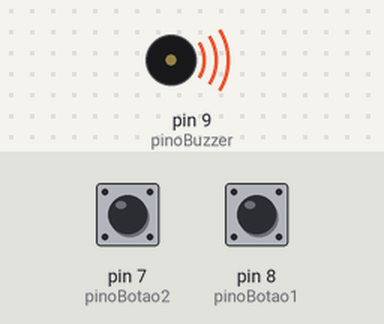
The sketch below on a simulated Arduino Uno, built with avr-gcc and run on an emulated ATmega328P. Shown: buzzer (waves = sounding). Inputs (shaded band) come from the test bench; at power-on: pin 7 (pinoBotao2) HIGH, pin 8 (pinoBotao1) HIGH.

Above: at 0.5 s.
Timing chart, 0 to 4.6 s (numbered marks = the images above):
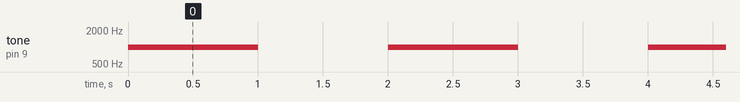

The sketch:

Alternando_Freq_com_Botoes.ino
```cpp
int frequencia = 1000;
int pinoBuzzer = 9;
int pinoBotao1 = 8;
int pinoBotao2 = 7;

void setup(){
  pinMode (9, OUTPUT);
  pinMode (8, INPUT_PULLUP);
  pinMode (7, INPUT_PULLUP);
}

void loop(){
  if(digitalRead(8) == LOW){
  frequencia= frequencia+ 100;
}

  if(digitalRead(7)==LOW){
    frequencia=frequencia-100;
  }

  tone(9, frequencia);
  delay(1000);
  noTone(9);
  delay(1000);
}
```

Measured:
- by itself, tone on pin 9 (pinoBuzzer): alternates 1000 Hz for 1.0 s and silent for 1.0 s
